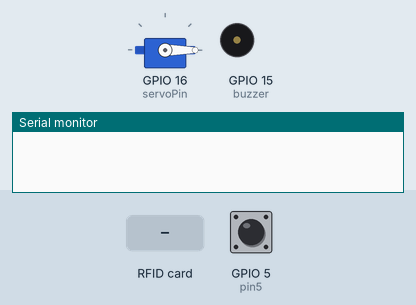
Simulated run of this sketch. Board: ESP8266 (NodeMCU). Parts: servo, buzzer (waves = sounding, pin HIGH), the last lines printed to the serial monitor. The inputs (shaded band) are chosen by the test bench; at power-on: GPIO 5 (pin5) HIGH. WiFi joins after 1.5 s; servers stay silent unless stated.

Above: at 3.0 s.
3.1 s: RFID card 2B 3A BB 1C held to the reader
At 5.9 s:
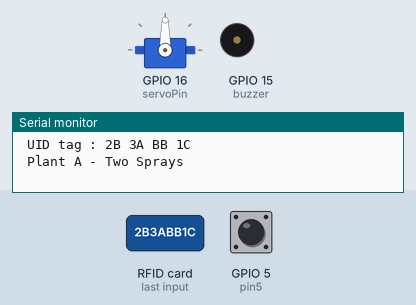
6.1 s: GPIO 5 (pin5) pulled LOW for 0.15 s
At 8.3 s:
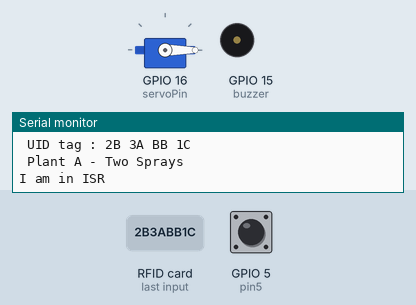
8.8 s: RFID card 0B 97 09 1B held to the reader
At 9.45 s:
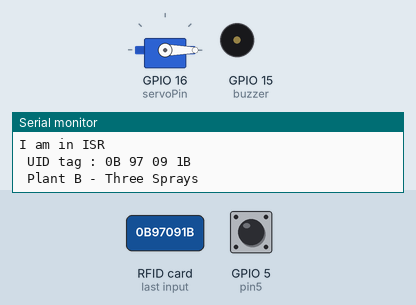
Timing chart, 0 to 15.8 s (numbered marks = the images above; inputs shaded):
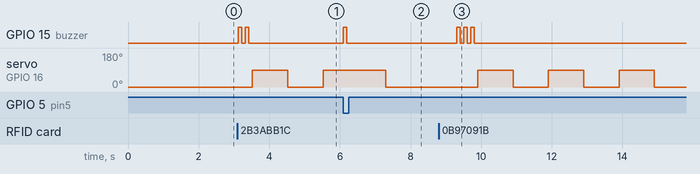

Measured:
- after the input at 3.1 s, GPIO 15 (buzzer): alternates HIGH for 0.10 s and LOW for 0.10 s, 4 changes in all, then stays LOW, starting at once; servo on GPIO 16 (servoPin): 0° → 90° after 0.42 s, → 0° 1.0 s later, → 90° 1.0 s later
- after the input at 6.1 s, GPIO 15 (buzzer): LOW → HIGH at once, → LOW 0.10 s later; servo on GPIO 16 (servoPin): 90° → 0° after 1.2 s instead of 0.42 s
- after the input at 8.8 s, GPIO 15 (buzzer): alternates HIGH for 0.10 s and LOW for 0.10 s, 6 changes in all, then stays LOW, starting after 0.50 s; servo on GPIO 16 (servoPin): alternates 90° for 1.0 s and 0° for 1.0 s, starting after 1.1 s

The sketch:

Final_Prep.ino
```cpp
#define SS_PIN 2  //D4
#define RST_PIN 3  //D3
#define buzzer 15  //
#define BLYNK_PRINT Serial
#include <ESP8266WiFi.h>
#include <BlynkSimpleEsp8266.h>
#include <Servo.h>
#include <SPI.h>
#include <MFRC522.h>

MFRC522 mfrc522(SS_PIN, RST_PIN);
Servo Servo1;
char auth[] = "1fFDr-HO9vn-IMnQhFQcdnctGVrRXckw";
char ssid[] = "Coco Buffy";
char pass[] = "Deepak0987";
const byte pin5 = 5;
int servoPin = 16;
int statuss = 0;
int out = 0;

void ICACHE_RAM_ATTR ISRoutine ();

void setup()
{
  Serial.begin(9600);   // Initiate a serial communication
  SPI.begin();      // Initiate  SPI bus
  Blynk.begin(auth, ssid, pass);
  mfrc522.PCD_Init();   // Initiate MFRC522
  Servo1.attach(servoPin);
  pinMode(buzzer, OUTPUT);
  Servo1.write(0);
  Blynk.virtualWrite(V1,1);
   pinMode(pin5,INPUT_PULLUP);
   attachInterrupt(digitalPinToInterrupt(pin5),ISRoutine,FALLING);
}
void loop()
{
  Blynk.run();
  if ( ! mfrc522.PICC_IsNewCardPresent())
  {
    return;
  }
  // Select one of the cards
  if ( ! mfrc522.PICC_ReadCardSerial())
  {
    return;
  }
  //Show UID on serial monitor
  Serial.println();
  Serial.print(" UID tag :");
  String content= "";
  byte letter;
  for (byte i = 0; i < mfrc522.uid.size; i++)
  {
     Serial.print(mfrc522.uid.uidByte[i] < 0x10 ? " 0" : " ");
     Serial.print(mfrc522.uid.uidByte[i], HEX);
     content.concat(String(mfrc522.uid.uidByte[i] < 0x10 ? " 0" : " "));
     content.concat(String(mfrc522.uid.uidByte[i], HEX));
  }
  content.toUpperCase();
  Serial.println();
  if (content.substring(1) == "2B 3A BB 1C") //change UID of the card that you want to give access
  {
    Blynk.virtualWrite(V1,2);
    Serial.println(" Plant A - Two Sprays ");
        for (int j=0;j<2;j++)
    {
    digitalWrite(buzzer, HIGH);
    delay(100);
    digitalWrite(buzzer, LOW);
    delay(100);
    }
    Servo1.write(90);
    delay(1000);
    Servo1.write(0);
    delay(1000);
    Servo1.write(90);
    delay(1000);
    Servo1.write(0);
    delay(1000);
    statuss = 1;
  }
  else if (content.substring(1) == "0B 97 09 1B")
  {
    Blynk.virtualWrite(V1,3);
    Serial.println(" Plant B - Three Sprays");
        for (int k=0;k<3;k++)
    {
    digitalWrite(buzzer, HIGH);
    delay(100);
    digitalWrite(buzzer, LOW);
    delay(100);
    }
    Servo1.write(90);
    delay(1000);
    Servo1.write(0);
    delay(1000);
    Servo1.write(90);
    delay(1000);
    Servo1.write(0);
    delay(1000);
    Servo1.write(90);
    delay(1000);
    Servo1.write(0);
    delay(1000);
    statuss = 1;
  }
  else   {
    Serial.println("No RFID");
    delay(3000);
  }
}
void ISRoutine () {
   int value;
   Serial.println("I am in ISR");
   digitalWrite(buzzer, HIGH);
    delayMicroseconds(100000);
    digitalWrite(buzzer, LOW);
    delayMicroseconds(100000);
    Servo1.write(90);
    delayMicroseconds(1000000);
    Servo1.write(0);
    delayMicroseconds(1000000);
    statuss = 1;
   return;
}
```
